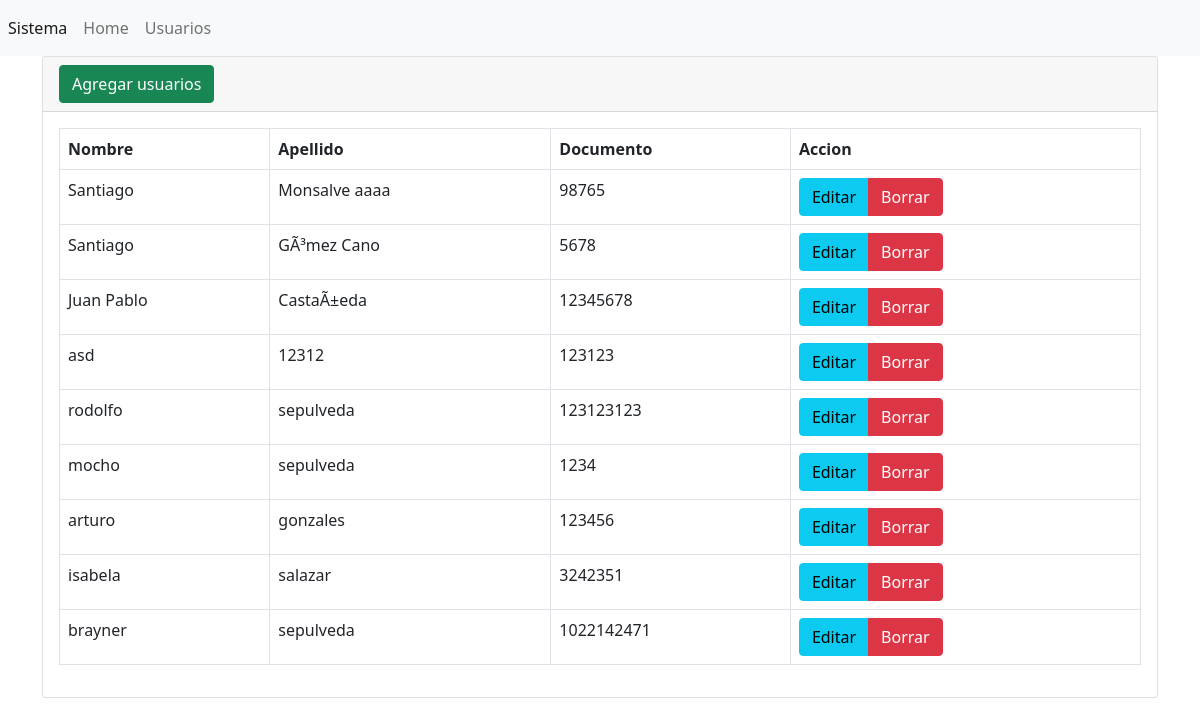
Page /CODIGOS/sistema/index.php?controlador=empleados&accion=inicio on the committed database.
### tables this page shows
CREATE TABLE IF NOT EXISTS `usuarios` (
  `id_user` int(11) NOT NULL AUTO_INCREMENT,
  `documento` int(11) NOT NULL,
  `nombre` varchar(30) NOT NULL,
  `apellido` varchar(30) NOT NULL,
  `clave_us` varchar(101) NOT NULL,
  PRIMARY KEY (`id_user`),
  UNIQUE KEY `documento` (`documento`)
);

### CODIGOS/sistema/index.php (called while the page is built, shortened)
<?php
require_once("vistas/template.php");
?>

### CODIGOS/sistema/controladores/controlador_empleados.php (called while the page is built, shortened)
<?php
include_once("modelos/empleado.php");
class ControladorEmpleados{
    public function inicio(){
        $usuario=Empleado::consultar();
        include_once("vistas/empleados/inicio.php");
    }
}
?>

### CODIGOS/sistema/ruteador.php (called while the page is built, shortened)
<?php
$controlador= new $objControlador();
$controlador->$accion();
?>

### CODIGOS/sistema/modelos/empleado.php (called while the page is built, shortened)
<?php
class Empleado{
    public function __construct($id_user, $nombre, $apellido, $documento, $clave_us){
        $this->id_user=$id_user;
        $this->nombre=$nombre;
        $this->apellido=$apellido;
        $this->documento=$documento;
    }
    public static function consultar(){
        $listaUsuarios=[];
        $conexionBD=BD::crearInstancia();
        $sql=$conexionBD->query("SELECT * FROM usuarios");
        foreach($sql->fetchAll() as $usuario){
            $listaUsuarios[]=new Empleado($usuario['id_user'],$usuario['nombre'],$usuario['apellido'],$usuario['documento'],$usuario['clave_us']);
        }
        return $listaUsuarios;
    }
}

### CODIGOS/sistema/vistas/empleados/inicio.php (the view)
<div class="card">
    <div class="card-header">
    <a name="" id="" class="btn btn-success" href="?controlador=empleados&accion=crear" role="button">Agregar usuarios</a>
    </div>
    <div class="card-body">
    <table class="table table-bordered">
    <thead>
        <tr>
            <th>Nombre</th>
            <th>Apellido</th>
            <th>Documento</th>
            <th>Accion</th>
        </tr>
    </thead>
    <tbody>
    <?php foreach ($usuario as $usuario){ ?>
        <tr>
            <td> <?php echo $usuario->nombre;?> </td>
            <td> <?php echo $usuario->apellido;?> </td>
            <td> <?php echo $usuario->documento;?> </td>
            <td>
            <div class="btn-group" role="group" aria-label="">
                <a href="?controlador=empleados&accion=editar&id=<?php echo $usuario->id_user;?>"class="btn btn-info">Editar</a>
                <a href="?controlador=empleados&accion=borrar&id=<?php echo $usuario->id_user;?> "class="btn btn-danger">Borrar</a>
            </div>
        </td>
        </tr>
    <?php }?>
    </tbody>
</table>
    </div>
    </div>
</div>

### CODIGOS/sistema/vistas/template.php (shortened to what this page needs)
<!doctype html>
<html lang="en">
  <head>
    <link rel="stylesheet" href="https://cdn.jsdelivr.net/npm/bootstrap@5.0.2/dist/css/bootstrap.min.css">
  </head>
  <body>
  <nav class="navbar navbar-expand navbar-light bg-light">
      <div class="nav navbar-nav">
          <a class="nav-item nav-link active" href="#">Sistema <span class="visually-hidden">(current)</span></a>
          <a class="nav-item nav-link" href="?controlador=paginas&accion=inicio">Home</a>
          <a class="nav-item nav-link" href="?controlador=empleados&accion=inicio">Usuarios</a>
      </div>
  </nav>
  <div class="container">
      <div class="row">
          <div class="col-12">
            <?php include_once("ruteador.php"); ?>
          </div>
      </div>
  </body>
</html>

### rows in the picture
usuarios: nombre "Santiago", apellido "Monsalve aaaa", documento "98765"
usuarios: nombre "Santiago", apellido "GÃ³mez Cano", documento "5678"
usuarios: nombre "Juan Pablo", apellido "CastaÃ±eda", documento "12345678"
usuarios: nombre "asd", apellido "12312", documento "123123"
usuarios: nombre "rodolfo", apellido "sepulveda", documento "123123123"
usuarios: nombre "mocho", apellido "sepulveda", documento "1234"
usuarios: nombre "arturo", apellido "gonzales", documento "123456"
usuarios: nombre "isabela", apellido "salazar", documento "3242351"
usuarios: nombre "brayner", apellido "sepulveda", documento "1022142471"
